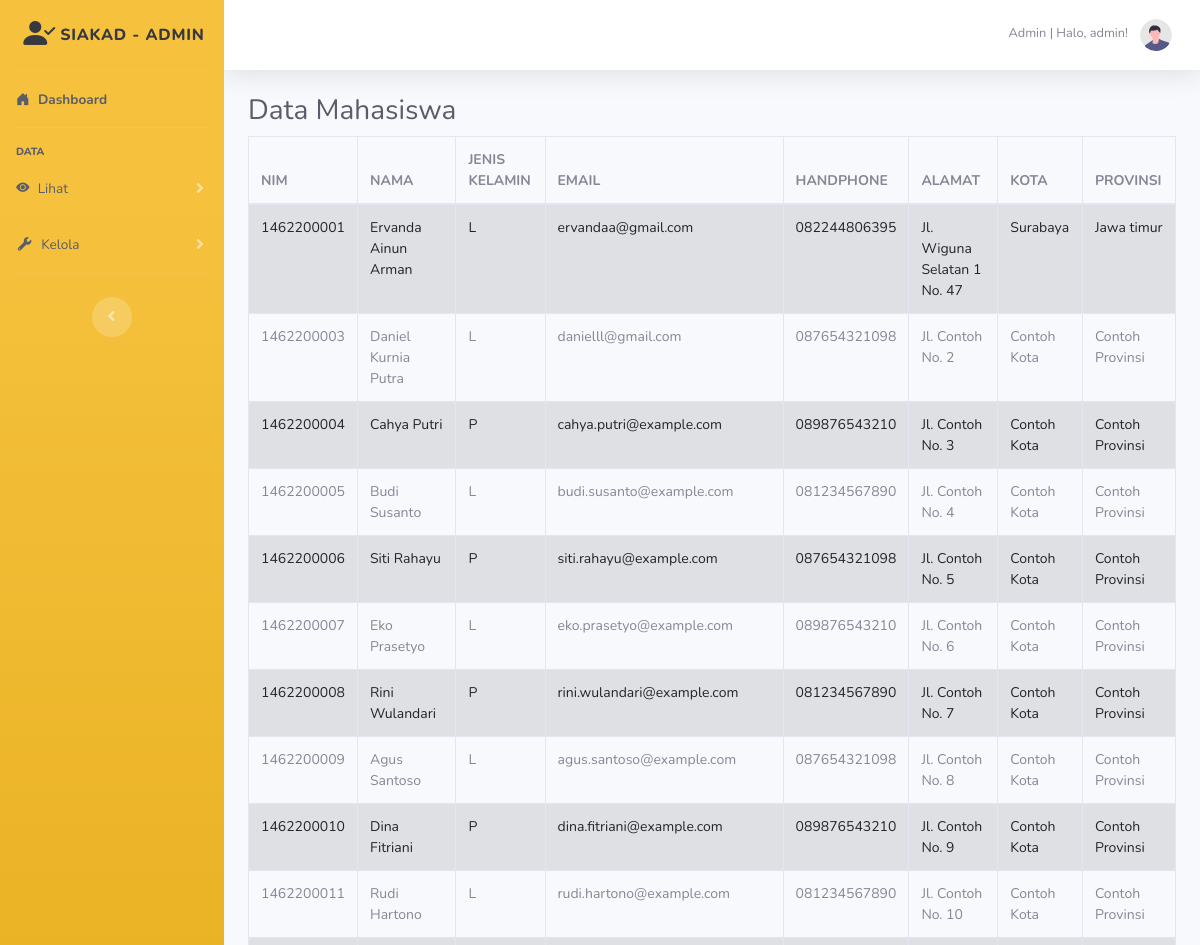
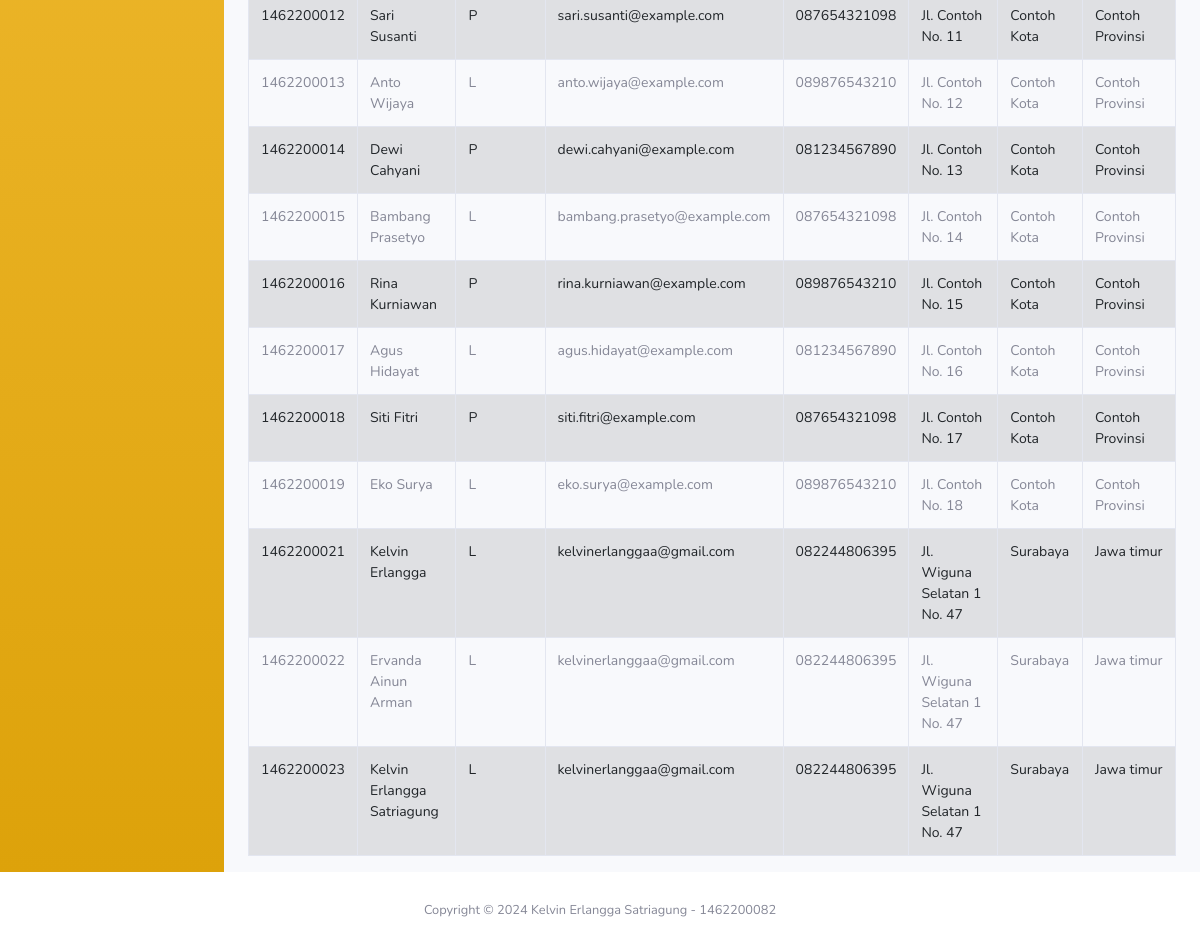
/lihat-daftar-mahasiswa (signed in), run on the app's committed database (2 pictures, top to bottom).
### tables this page shows
CREATE TABLE `tbl_mhsiswa` (
  `nim` varchar(15) NOT NULL,
  `nama_mahasiswa` varchar(75) DEFAULT NULL,
  `jns_kelamin` varchar(15) DEFAULT NULL,
  `tgl_lahir` date DEFAULT NULL,
  `status_mhs` varchar(35) DEFAULT NULL,
  `jurusan` varchar(75) DEFAULT NULL,
  `lulusan_sekolah` varchar(75) DEFAULT NULL,
  `tahun_ajaran` varchar(30) DEFAULT NULL,
  `pekerjaan` varchar(75) DEFAULT NULL,
  `alamat` varchar(200) DEFAULT NULL,
  `kelurahan` varchar(45) DEFAULT NULL,
  `kecamatan` varchar(45) DEFAULT NULL,
  `kota` varchar(45) DEFAULT NULL,
  `provinsi` varchar(75) DEFAULT NULL,
  `telp` varchar(50) DEFAULT NULL,
  `email` varchar(55) DEFAULT NULL,
  `website` varchar(75) DEFAULT NULL
);

### view/admin/lihat-daftar-mahasiswa.php (the view, shortened to what this page needs)
<div class="table-responsive">
    <h3>Data Mahasiswa</h3>
    <table class="table table-striped table-hover table-bordered" id="dataTables">
        <thead>
            <tr>
                <th>NIM</th>
                <th>NAMA</th>
                <th>JENIS KELAMIN</th>
                <th>EMAIL</th>
                <th>HANDPHONE</th>
                <th>ALAMAT</th>
                <th>KOTA</th>
                <th>PROVINSI</th>
            </tr>
        </thead>
        <?php
        include 'koneksi.php';
        $query = mysqli_query($conn, "SELECT * FROM tbl_mhsiswa");
        if ($query->num_rows > 0) {
            echo "<tbody>";
            while ($row = $query->fetch_assoc()) {
                echo "<tr>";
                echo "<td>" . $row['nim'] . "</td>";
                echo "<td>" . $row['nama_mahasiswa'] . "</td>";
                echo "<td>" . $row['jns_kelamin'] . "</td>";
                echo "<td>" . $row['email'] . "</td>";
                echo "<td>" . $row['telp'] . "</td>";
                echo "<td>" . $row['alamat'] . "</td>";
                echo "<td>" . $row['kota'] . "</td>";
                echo "<td>" . $row['provinsi'] . "</td>";
                echo "</tr>";
            }
            echo "</tbody>";
        } else {
            echo "<tbody><tr><td colspan='7'>Tidak ada data mahasiswa</td></tr></tbody>";
        }
        ?>
    </table>
</div>

### data on the page
tbl_mhsiswa: nim "1462200001", nama_mahasiswa "Ervanda Ainun Arman", jns_kelamin "L", email "ervandaa@gmail.com", telp "082244806395", alamat "Jl. Wiguna Selatan 1 No. 47", kota "Surabaya", provinsi "Jawa timur"
tbl_mhsiswa: nim "1462200003", nama_mahasiswa "Daniel Kurnia Putra", jns_kelamin "L", email "danielll@gmail.com", telp "087654321098", alamat "Jl. Contoh No. 2", kota "Contoh Kota", provinsi "Contoh Provinsi"
tbl_mhsiswa: nim "1462200004", nama_mahasiswa "Cahya Putri", jns_kelamin "P", email "cahya.putri@example.com", telp "089876543210", alamat "Jl. Contoh No. 3", kota "Contoh Kota", provinsi "Contoh Provinsi"
tbl_mhsiswa: nim "1462200005", nama_mahasiswa "Budi Susanto", jns_kelamin "L", email "budi.susanto@example.com", telp "081234567890", alamat "Jl. Contoh No. 4", kota "Contoh Kota", provinsi "Contoh Provinsi"
tbl_mhsiswa: nim "1462200006", nama_mahasiswa "Siti Rahayu", jns_kelamin "P", email "siti.rahayu@example.com", telp "087654321098", alamat "Jl. Contoh No. 5", kota "Contoh Kota", provinsi "Contoh Provinsi"
tbl_mhsiswa: nim "1462200007", nama_mahasiswa "Eko Prasetyo", jns_kelamin "L", email "eko.prasetyo@example.com", telp "089876543210", alamat "Jl. Contoh No. 6", kota "Contoh Kota", provinsi "Contoh Provinsi"
tbl_mhsiswa: nim "1462200008", nama_mahasiswa "Rini Wulandari", jns_kelamin "P", email "rini.wulandari@example.com", telp "081234567890", alamat "Jl. Contoh No. 7", kota "Contoh Kota", provinsi "Contoh Provinsi"
tbl_mhsiswa: nim "1462200009", nama_mahasiswa "Agus Santoso", jns_kelamin "L", email "agus.santoso@example.com", telp "087654321098", alamat "Jl. Contoh No. 8", kota "Contoh Kota", provinsi "Contoh Provinsi"
tbl_mhsiswa: nim "1462200010", nama_mahasiswa "Dina Fitriani", jns_kelamin "P", email "dina.fitriani@example.com", telp "089876543210", alamat "Jl. Contoh No. 9", kota "Contoh Kota", provinsi "Contoh Provinsi"
tbl_mhsiswa: nim "1462200011", nama_mahasiswa "Rudi Hartono", jns_kelamin "L", email "rudi.hartono@example.com", telp "081234567890", alamat "Jl. Contoh No. 10", kota "Contoh Kota", provinsi "Contoh Provinsi"
tbl_mhsiswa: nim "1462200012", nama_mahasiswa "Sari Susanti", jns_kelamin "P", email "sari.susanti@example.com", telp "087654321098", alamat "Jl. Contoh No. 11", kota "Contoh Kota", provinsi "Contoh Provinsi"
tbl_mhsiswa: nim "1462200013", nama_mahasiswa "Anto Wijaya", jns_kelamin "L", email "anto.wijaya@example.com", telp "089876543210", alamat "Jl. Contoh No. 12", kota "Contoh Kota", provinsi "Contoh Provinsi"
tbl_mhsiswa: nim "1462200014", nama_mahasiswa "Dewi Cahyani", jns_kelamin "P", email "dewi.cahyani@example.com", telp "081234567890", alamat "Jl. Contoh No. 13", kota "Contoh Kota", provinsi "Contoh Provinsi"
tbl_mhsiswa: nim "1462200015", nama_mahasiswa "Bambang Prasetyo", jns_kelamin "L", email "bambang.prasetyo@example.com", telp "087654321098", alamat "Jl. Contoh No. 14", kota "Contoh Kota", provinsi "Contoh Provinsi"
tbl_mhsiswa: nim "1462200016", nama_mahasiswa "Rina Kurniawan", jns_kelamin "P", email "rina.kurniawan@example.com", telp "089876543210", alamat "Jl. Contoh No. 15", kota "Contoh Kota", provinsi "Contoh Provinsi"
tbl_mhsiswa: nim "1462200017", nama_mahasiswa "Agus Hidayat", jns_kelamin "L", email "agus.hidayat@example.com", telp "081234567890", alamat "Jl. Contoh No. 16", kota "Contoh Kota", provinsi "Contoh Provinsi"
tbl_mhsiswa: nim "1462200018", nama_mahasiswa "Siti Fitri", jns_kelamin "P", email "siti.fitri@example.com", telp "087654321098", alamat "Jl. Contoh No. 17", kota "Contoh Kota", provinsi "Contoh Provinsi"
tbl_mhsiswa: nim "1462200019", nama_mahasiswa "Eko Surya", jns_kelamin "L", email "eko.surya@example.com", telp "089876543210", alamat "Jl. Contoh No. 18", kota "Contoh Kota", provinsi "Contoh Provinsi"
tbl_mhsiswa: nim "1462200021", nama_mahasiswa "Kelvin Erlangga", jns_kelamin "L", email "kelvinerlanggaa@gmail.com", telp "082244806395", alamat "Jl. Wiguna Selatan 1 No. 47", kota "Surabaya", provinsi "Jawa timur"
tbl_mhsiswa: nim "1462200022", nama_mahasiswa "Ervanda Ainun Arman", jns_kelamin "L", email "kelvinerlanggaa@gmail.com", telp "082244806395", alamat "Jl. Wiguna Selatan 1 No. 47", kota "Surabaya", provinsi "Jawa timur"
tbl_mhsiswa: nim "1462200023", nama_mahasiswa "Kelvin Erlangga Satriagung", jns_kelamin "L", email "kelvinerlanggaa@gmail.com", telp "082244806395", alamat "Jl. Wiguna Selatan 1 No. 47", kota "Surabaya", provinsi "Jawa timur"

### other printed values
$_SESSION['role'] "Admin"
$_SESSION['username'] "admin"
